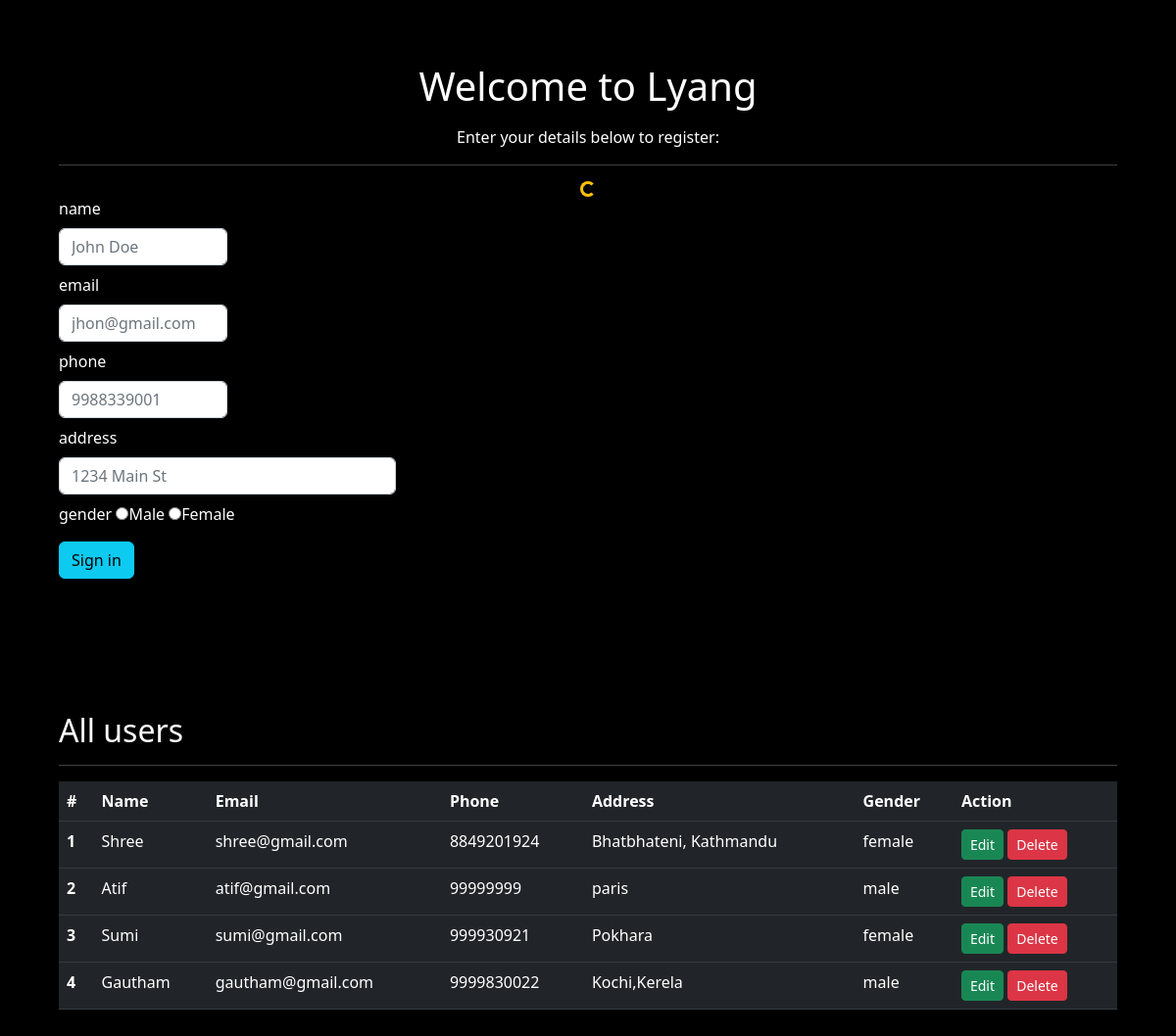
The page / on the database its author committed.
### myapp/models.py (models this page shows)
class User(models.Model):
    is_gender={
        ('male', 'Male'),
        ('female', 'Female')
    }
    name=models.CharField(max_length=100)
    email=models.EmailField(max_length=100)
    phone=models.IntegerField(max_length=100, unique=True)
    address=models.CharField(max_length=100)
    gender= models.CharField(choices=is_gender, max_length=100)

### myapp/views.py (the view)
# urls.py: path('', views.index, name='index'),
def index(request):
    if request.method=="POST":
        name=request.POST['name']
        email = request.POST['email']
        phone=request.POST['phone']
        address=request.POST['address']
        gender=request.POST['gender']
        User.objects.create(name=name, email=email, phone=phone, address=address, gender=gender)
        back=request.META['HTTP_REFERER']
        messages.success(request, 'Signed in Successfully!')
        return redirect(back)
    else:
        context={
            "UsersData": User.objects.order_by('-id')
        }
        return render(request, 'index.html', context )

### templates/index.html (shortened to what this page needs)
{% extends 'layouts.html' %}
{% block content %}
<h1 class="my-3 text-center">Welcome to Lyang</h1>
<p class="text-center">Enter your details below to register:</p>
<hr>
<div class="d-flex justify-content-center">
<div class=" spinner-border spinner-border-sm text-warning" role="status">
  </div>
</div>
<div>
    <div class="row">
        <div class="class col-md-4">
            <form action="" method="post">
                <form class="row g-3">
                    <div class="col-md-6 mb-2">
                        <label for="name" name class="form-label">name</label>
                        <input type="text" name="name" class="form-control" id="name" placeholder="John Doe">
                    </div>
                    <div class="col-md-6 mb-2">
                        <label for="email" class="form-label">email</label>
                        <input type="email" name="email" class="form-control" id="email" placeholder="jhon@gmail.com">
                    </div>
                    <div class="col-md-6 mb-2">
                        <label for="phone" class="form-label">phone</label>
                        <input type="number" name="phone" class="form-control" id="phone" placeholder="9988339001">
                    </div>
                    <div class="col-12 mb-2">
                        <label for="address" class="form-label">address</label>
                        <input type="text" name="address"class="form-control" id="inputAddress" placeholder="1234 Main St">
                    </div>
                    <div class="col-12 mb-2">
                        <label for="gender">gender</label>
                        <label><input type="radio" name="gender" value="male">Male</label>
                        <label><input type="radio" name="gender" value="female">Female</label>
                    </div>
                    <div class="col-12 my-3">
                        <button type="submit" class="btn btn-info">Sign in</button>
                    </div>
                </form>
            </form>
        </div>
    </div>
    <br>
    <br>
    <br>
    <br>
    <br>
    <h2>All users</h2>
    <hr>
    <table class="table table-dark table-hover">
        <thead>
          <tr>
            <th scope="col">#</th>
            <th scope="col">Name</th>
            <th scope="col">Email</th>
            <th scope="col">Phone</th>
            <th scope="col">Address</th>
            <th scope="col">Gender</th>
            <th scope="col">Action</th>
          </tr>
        </thead>
        <tbody>
        {% for users in UsersData %}
          <tr>
            <th scope="row">{{ forloop.counter }}</th>
            <td>{{ users.name }}</td>
            <td>{{ users.email }}</td>
            <td>{{ users.phone }}</td>
            <td>{{ users.address }}</td>
            <td>{{ users.gender }}</td>
            <td>
                <a href="{% url 'edit' users.id %}" class="btn btn-sm btn-success">Edit</a>
                <a href="{% url 'delete' users.id %}" class="btn btn-sm btn-danger" onclick="return confirm('Are you sure you want to delete this record?')">Delete</a>
            </td>
          </tr>
          {% endfor %}
        </tbody>
      </table>
</div>
{% endblock %}

### templates/layouts.html (shortened to what this page needs)
<!DOCTYPE html>
{% load static %}
<html lang="en">
<head>
    <link rel="stylesheet" href="{% static 'css/bootstrap.css' %}">
</head>
<body>
    <div class="p-5 bg-black text-white">
<div class="container">
    {% block content %}
    {% endblock %}
</div>
</div>
</body>
</html>

### rows shown on the page
User: name "Shree", email "shree@gmail.com", phone "8849201924", address "Bhatbhateni, Kathmandu", gender "female"
User: name "Atif", email "atif@gmail.com", phone "99999999", address "paris", gender "male"
User: name "Sumi", email "sumi@gmail.com", phone "999930921", address "Pokhara", gender "female"
User: name "Gautham", email "gautham@gmail.com", phone "9999830022", address "Kochi,Kerela", gender "male"
